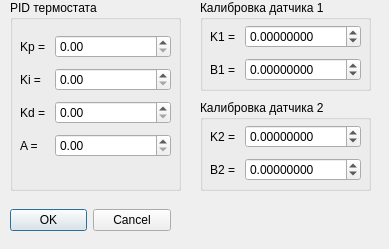
<?xml version="1.0" encoding="UTF-8"?>
<ui version="4.0">
 <class>FormTStatConfig</class>
 <widget class="QWidget" name="FormTStatConfig">
  <property name="geometry">
   <rect>
    <x>0</x>
    <y>0</y>
    <width>389</width>
    <height>249</height>
   </rect>
  </property>
  <property name="minimumSize">
   <size>
    <width>389</width>
    <height>249</height>
   </size>
  </property>
  <property name="maximumSize">
   <size>
    <width>389</width>
    <height>249</height>
   </size>
  </property>
  <property name="windowTitle">
   <string>Form</string>
  </property>
  <widget class="QGroupBox" name="groupBox">
   <property name="geometry">
    <rect>
     <x>10</x>
     <y>0</y>
     <width>171</width>
     <height>191</height>
    </rect>
   </property>
   <property name="title">
    <string>PID термостата</string>
   </property>
   <widget class="QWidget" name="formLayoutWidget">
    <property name="geometry">
     <rect>
      <x>0</x>
      <y>20</y>
      <width>171</width>
      <height>171</height>
     </rect>
    </property>
    <layout class="QFormLayout" name="formLayout">
     <property name="horizontalSpacing">
      <number>6</number>
     </property>
     <property name="verticalSpacing">
      <number>10</number>
     </property>
     <property name="leftMargin">
      <number>10</number>
     </property>
     <property name="topMargin">
      <number>15</number>
     </property>
     <property name="rightMargin">
      <number>10</number>
     </property>
     <property name="bottomMargin">
      <number>10</number>
     </property>
     <item row="0" column="0">
      <widget class="QLabel" name="label">
       <property name="text">
        <string>Kp = </string>
       </property>
      </widget>
     </item>
     <item row="2" column="0">
      <widget class="QLabel" name="label_2">
       <property name="text">
        <string>Kd = </string>
       </property>
      </widget>
     </item>
     <item row="3" column="0">
      <widget class="QLabel" name="label_3">
       <property name="text">
        <string>A = </string>
       </property>
      </widget>
     </item>
     <item row="1" column="0">
      <widget class="QLabel" name="label_4">
       <property name="text">
        <string>Ki = </string>
       </property>
      </widget>
     </item>
     <item row="0" column="1">
      <widget class="QDoubleSpinBox" name="doubleSpinBox"/>
     </item>
     <item row="1" column="1">
      <widget class="QDoubleSpinBox" name="doubleSpinBox_2"/>
     </item>
     <item row="2" column="1">
      <widget class="QDoubleSpinBox" name="doubleSpinBox_3"/>
     </item>
     <item row="3" column="1">
      <widget class="QDoubleSpinBox" name="doubleSpinBox_4"/>
     </item>
    </layout>
   </widget>
  </widget>
  <widget class="QGroupBox" name="groupBox_2">
   <property name="geometry">
    <rect>
     <x>200</x>
     <y>0</y>
     <width>171</width>
     <height>91</height>
    </rect>
   </property>
   <property name="title">
    <string>Калибровка датчика 1</string>
   </property>
   <widget class="QWidget" name="formLayoutWidget_2">
    <property name="geometry">
     <rect>
      <x>0</x>
      <y>10</y>
      <width>171</width>
      <height>81</height>
     </rect>
    </property>
    <layout class="QFormLayout" name="formLayout_2">
     <property name="verticalSpacing">
      <number>10</number>
     </property>
     <property name="leftMargin">
      <number>10</number>
     </property>
     <property name="topMargin">
      <number>15</number>
     </property>
     <property name="rightMargin">
      <number>10</number>
     </property>
     <property name="bottomMargin">
      <number>10</number>
     </property>
     <item row="0" column="0">
      <widget class="QLabel" name="label_5">
       <property name="text">
        <string>K1 = </string>
       </property>
      </widget>
     </item>
     <item row="1" column="0">
      <widget class="QLabel" name="label_6">
       <property name="text">
        <string>B1 = </string>
       </property>
      </widget>
     </item>
     <item row="0" column="1">
      <widget class="QDoubleSpinBox" name="doubleSpinBox_5">
       <property name="decimals">
        <number>8</number>
       </property>
       <property name="minimum">
        <double>-100.999989999999997</double>
       </property>
      </widget>
     </item>
     <item row="1" column="1">
      <widget class="QDoubleSpinBox" name="doubleSpinBox_6">
       <property name="decimals">
        <number>8</number>
       </property>
       <property name="minimum">
        <double>-100.999989999999997</double>
       </property>
      </widget>
     </item>
    </layout>
   </widget>
  </widget>
  <widget class="QDialogButtonBox" name="buttonBox">
   <property name="geometry">
    <rect>
     <x>10</x>
     <y>200</y>
     <width>161</width>
     <height>41</height>
    </rect>
   </property>
   <property name="standardButtons">
    <set>QDialogButtonBox::Cancel|QDialogButtonBox::Ok</set>
   </property>
  </widget>
  <widget class="QGroupBox" name="groupBox_3">
   <property name="geometry">
    <rect>
     <x>200</x>
     <y>100</y>
     <width>171</width>
     <height>91</height>
    </rect>
   </property>
   <property name="title">
    <string>Калибровка датчика 2</string>
   </property>
   <widget class="QWidget" name="formLayoutWidget_3">
    <property name="geometry">
     <rect>
      <x>0</x>
      <y>10</y>
      <width>171</width>
      <height>81</height>
     </rect>
    </property>
    <layout class="QFormLayout" name="formLayout_3">
     <property name="verticalSpacing">
      <number>10</number>
     </property>
     <property name="leftMargin">
      <number>10</number>
     </property>
     <property name="topMargin">
      <number>15</number>
     </property>
     <property name="rightMargin">
      <number>10</number>
     </property>
     <property name="bottomMargin">
      <number>10</number>
     </property>
     <item row="0" column="0">
      <widget class="QLabel" name="label_7">
       <property name="text">
        <string>K2 = </string>
       </property>
      </widget>
     </item>
     <item row="1" column="0">
      <widget class="QLabel" name="label_8">
       <property name="text">
        <string>B2 = </string>
       </property>
      </widget>
     </item>
     <item row="0" column="1">
      <widget class="QDoubleSpinBox" name="doubleSpinBox_7">
       <property name="decimals">
        <number>8</number>
       </property>
       <property name="minimum">
        <double>-100.999989999999997</double>
       </property>
      </widget>
     </item>
     <item row="1" column="1">
      <widget class="QDoubleSpinBox" name="doubleSpinBox_8">
       <property name="decimals">
        <number>8</number>
       </property>
       <property name="minimum">
        <double>-100.999989999999997</double>
       </property>
      </widget>
     </item>
    </layout>
   </widget>
  </widget>
 </widget>
 <resources/>
 <connections/>
</ui>
